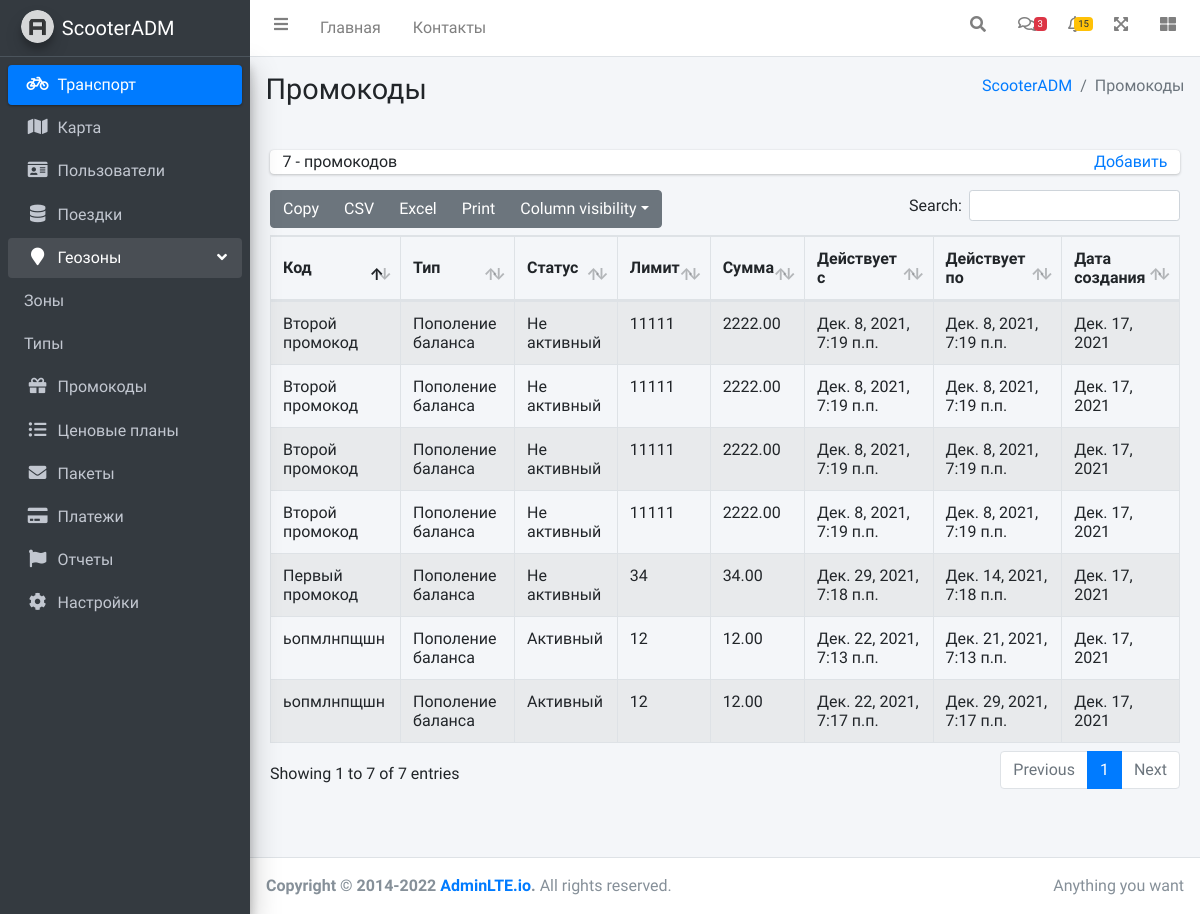
The app's page /promocodes.html, older data.
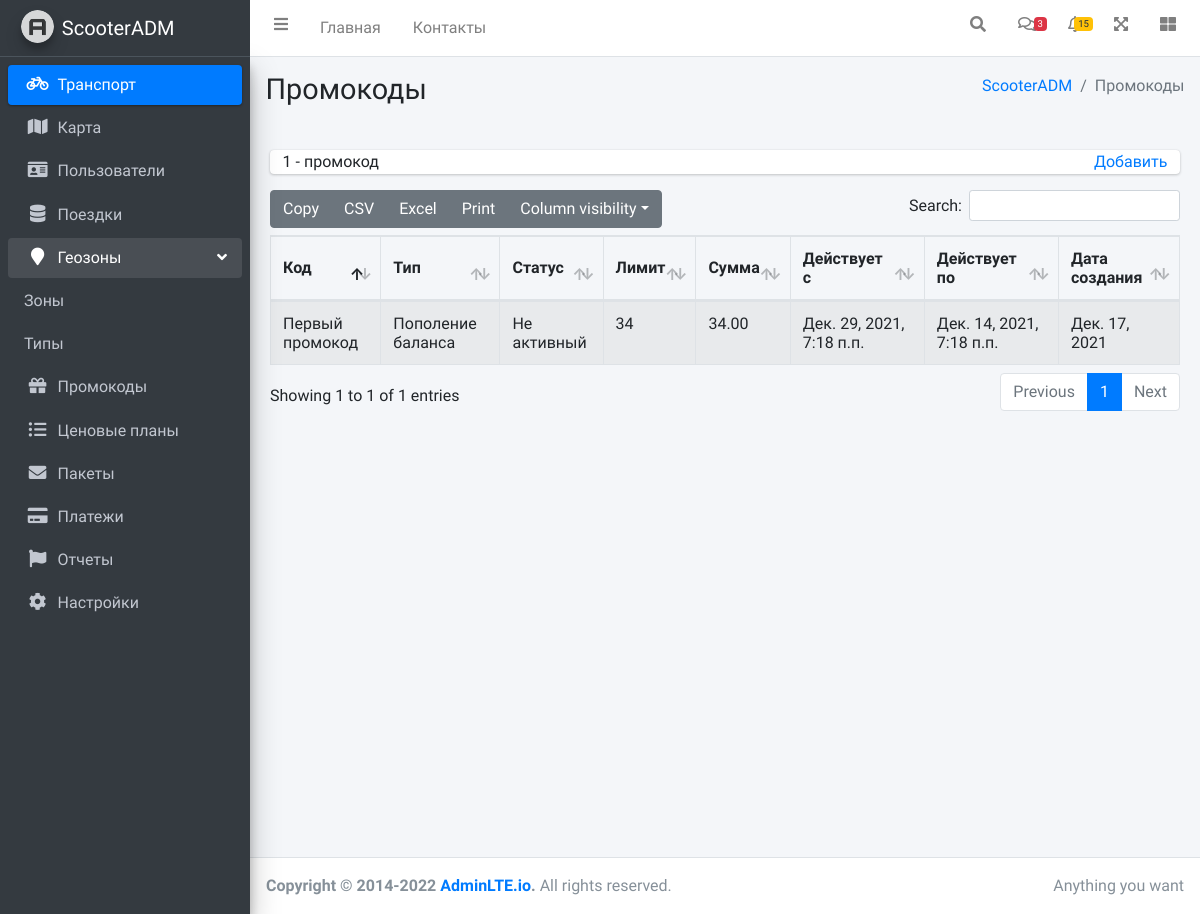
The same page, newer data.
### adm/models.py (models this page shows, shortened)
class PromoCodes(models.Model):
    NameOfPromoCode = models.CharField(max_length=30, null=True, verbose_name="Название промокода")
    TypeOfPromoCode = models.ForeignKey(TypesOfPromoCodes, on_delete=models.SET_NULL, null=True, verbose_name="Тип")
    StatusOfPromoCode = models.ForeignKey(StatusesOfPromoCodes, on_delete=models.SET_NULL, null=True, verbose_name="Статус")
    Limit = models.IntegerField(null=True, max_length=3, verbose_name="Лимит")
    Sum = models.DecimalField(max_digits=7, decimal_places=2, verbose_name="Сумма")
    StartOfActive = models.DateTimeField(auto_now=False, auto_now_add=False, verbose_name="Действует с")
    EndOfActive = models.DateTimeField(auto_now=False, auto_now_add=False, verbose_name="Действует по")
    DateOfCreation = models.DateField(auto_now=False, auto_now_add=True, verbose_name="Дата создания")

class TypesOfPromoCodes(models.Model):
    TypeOfPromoCode = models.CharField(max_length=30, null=True, verbose_name="Тип")
    def __str__(self):
        return str(self.TypeOfPromoCode)

class StatusesOfPromoCodes(models.Model):
    StatusOfPromoCode = models.CharField(max_length=30, null=True, verbose_name="Статус")
    def __str__(self):
        return str(self.StatusOfPromoCode)

### adm/views.py (the view)
# urls.py: path('promocodes.html', views.promocodes, name='promocodes'),
def promocodes(request):
    if request.method == 'POST':
        form = AddPromocodeForm(request.POST)
        if form.is_valid():
            form.save()
            return redirect('promocodes.html')
    else:
        form = AddPromocodeForm()
    Promocodes = PromoCodes.objects.all()
    name = "Промокоды"
    summ = PromoCodes.objects.count()
    n = summ % 10
    if n == 0:
        nn = 'промокодов'
    elif n == 1:
        nn = 'промокод'
    elif (n >= 2 and n <= 4):
        nn = 'промокода'
    elif (5 <= n <= 10):
        nn = 'промокодов'
    else:
        nn = 'промокодов.'
    return render(request, 'adm/promocodes.html', {'form': form,'summ': summ, 'nn': nn,'name': name, 'Promocodes': Promocodes})

### adm/forms.py
class AddPromocodeForm(forms.ModelForm):
    class Meta:
        model = PromoCodes
        fields = ['NameOfPromoCode', 'TypeOfPromoCode', 'StatusOfPromoCode', 'Limit', 'Sum', 'StartOfActive', 'EndOfActive']
        widgets = {
            "NameOfPromoCode": TextInput(attrs={'style': 'width:100%'}),
            "TypeOfPromoCode": Select(attrs={'style': 'width:100%'}),
            "StatusOfPromoCode": Select(attrs={'style': 'width:100%'}),
            "Limit": TextInput(attrs={'style': 'width:100%'}),
            "Sum": TextInput(attrs={'style': 'width:100%'}),
            "StartOfActive": DateTimeInput(attrs={'style': 'display:none','id':'id_StartOfActive', 'value':'nine'}),
             "EndOfActive": DateTimeInput(attrs={'style': 'display:none; width:100%','id':'id_EndOfActive'}),
        }

### templates/adm/promocodes.html (shortened to what this page needs)
{% extends 'adm/index.html' %}
{% load static %}
{% block content_header %}
<div class="content-header">
      <div class="container-fluid">
        <div class="row mb-2">
          <div class="col-sm-6">
            <h1 class="m-0">{{name}}</h1>
          </div>
          <div class="col-sm-6">
            <ol class="breadcrumb float-sm-right">
              <li class="breadcrumb-item"><a href="#">{% block content_header_breadcrumb %}ScooterADM{% endblock %}</a></li>
              <li class="breadcrumb-item active">{{name}}</li>
            </ol>
          </div>
        </div>
      </div>
    </div>
{% endblock %}
{% block main_content.html %}
<div class="card-body">
  <div class="info-box" style="min-height: 0px; padding: 0.1rem;">
    <div class="info-box-content" >
      <table>
          <tr>
              <td><font style="text-align: left;">{{summ}} - {{nn}}
              </font></td>
              <td style="text-align: right;">
                  <a href="#popup">
                  Добавить
                  </a>
              </td>
          </tr>
      </table>
    </div>
  </div>
  <table id="example1" class="table table-bordered table-striped">
    <thead>
      <tr>
        <th>Код</th>
        <th>Тип</th>
        <th>Статус</th>
        <th>Лимит</th>
        <th>Сумма</th>
        <th>Действует с</th>
        <th>Действует по</th>
        <th>Дата создания</th>
      </tr>
    </thead>
    <tbody>
        {%for el in Promocodes %}
        <tr>
          <td>{{el.NameOfPromoCode}}</td>
          <td>{{el.TypeOfPromoCode}}</td>
          <td>{{el.StatusOfPromoCode}}</td>
          <td>{{el.Limit}}</td>
          <td>{{el.Sum}}</td>
          <td>{{el.StartOfActive}}</td>
          <td>{{el.EndOfActive}}</td>
          <td>{{el.DateOfCreation}}</td>
        </tr>
        {% endfor%}
    </tbody>
  </table>
</div>
{% endblock %}

Row changes from the older to the newer data that the page shows:
removed PromoCodes: NameOfPromoCode "ьопмлнпщшн", TypeOfPromoCode "Пополение баланса", StatusOfPromoCode "Активный", Limit "12", Sum "12.00", StartOfActive "Дек. 22, 2021, 7:13 п.п.", EndOfActive "Дек. 21, 2021, 7:13 п.п.", DateOfCreation "Дек. 17, 2021"
removed PromoCodes: NameOfPromoCode "ьопмлнпщшн", TypeOfPromoCode "Пополение баланса", StatusOfPromoCode "Активный", Limit "12", Sum "12.00", StartOfActive "Дек. 22, 2021, 7:17 п.п.", EndOfActive "Дек. 29, 2021, 7:17 п.п.", DateOfCreation "Дек. 17, 2021"
removed PromoCodes: NameOfPromoCode "Второй промокод", TypeOfPromoCode "Пополение баланса", StatusOfPromoCode "Не активный", Limit "11111", Sum "2222.00", StartOfActive "Дек. 8, 2021, 7:19 п.п.", EndOfActive "Дек. 8, 2021, 7:19 п.п.", DateOfCreation "Дек. 17, 2021"
removed PromoCodes: NameOfPromoCode "Второй промокод", TypeOfPromoCode "Пополение баланса", StatusOfPromoCode "Не активный", Limit "11111", Sum "2222.00", StartOfActive "Дек. 8, 2021, 7:19 п.п.", EndOfActive "Дек. 8, 2021, 7:19 п.п.", DateOfCreation "Дек. 17, 2021"
removed PromoCodes: NameOfPromoCode "Второй промокод", TypeOfPromoCode "Пополение баланса", StatusOfPromoCode "Не активный", Limit "11111", Sum "2222.00", StartOfActive "Дек. 8, 2021, 7:19 п.п.", EndOfActive "Дек. 8, 2021, 7:19 п.п.", DateOfCreation "Дек. 17, 2021"
removed PromoCodes: NameOfPromoCode "Второй промокод", TypeOfPromoCode "Пополение баланса", StatusOfPromoCode "Не активный", Limit "11111", Sum "2222.00", StartOfActive "Дек. 8, 2021, 7:19 п.п.", EndOfActive "Дек. 8, 2021, 7:19 п.п.", DateOfCreation "Дек. 17, 2021"
Text that changed along with them:
text written by a page script: "Copy CSV Excel Print Column visibility Search: Showing 1 to 7 of 7 entries Previous 1 Next" → "Copy CSV Excel Print Column visibility Search: Showing 1 to 1 of 1 entries Previous 1 Next"
{{ summ }}: "7" → "1"
{{ nn }}: "промокодов" → "промокод"
